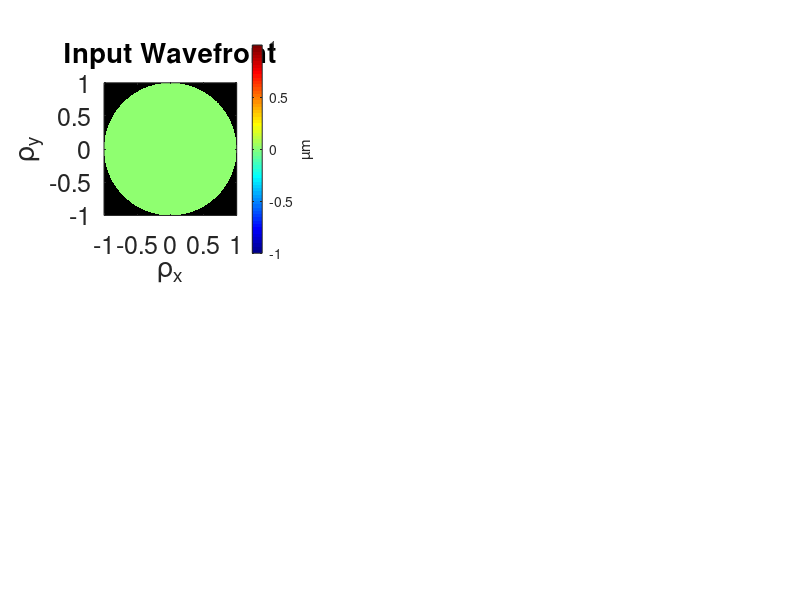

Recreate this plot in MATLAB. (Note: this script raises an error after producing the figure.)
clear all
clf
cla

set(gcf, 'Position', [100, 100, 1700, 800]);

x = linspace(-1, 1,1000);
y = linspace(-1,1,1000);

[XX YY] = meshgrid(x,y);

mask = (XX).^2 + (YY).^2 <= 1;

%% Input
% Zernike 14 coefficients (Piston ignored)
coef = [
0	0
0	0
0	0
0	0
0	0
0	0
0	0
0	0
0	0
0	0
0	0
0	0
0	0
0	0
];

coef_in = coef(:,1);

coef_out = coef(:,2);
    
PM_in(:,:,1) = XX;
PM_in(:,:,2) = YY;
PM_in(:,:,3) = 2*XX.*YY;
PM_in(:,:,4) = -1 + 2*YY.^2 + 2*XX.^2;
PM_in(:,:,5) = YY.^2 - XX.^2;
PM_in(:,:,6) = 3*XX.*YY.^2 - XX.^3;
PM_in(:,:,7) = -2*XX + 3*XX.*YY.^2 + 3*XX.^3;
PM_in(:,:,8) = -2*YY + 3*YY.^3 + 3*XX.^2*YY;
PM_in(:,:,9)= YY.^3 - 3*XX.^2.*YY;
PM_in(:,:,10)= 4*YY.^3.*XX - 4*XX.^3.*YY;
PM_in(:,:,11)= -6*XX.*YY + 8*YY.^3.*XX + 8*XX.^3.*YY;
PM_in(:,:,12)= 1 - 6*YY.^2 - 6*XX.^2 + 6*YY.^4 + 12*XX.^2*YY.^2 + 6*XX.^4;
PM_in(:,:,13)= -3*YY.^2 + 3*XX.^2 + 4*YY.^4 - 4*XX.^2.*YY.^2 - 4*XX.^4;
PM_in(:,:,14)= YY.^4 - 6*XX.^2.*YY.^2 + 4*XX.^4;

Wm_without_tilt_in = zeros(1000, 1000, 12);

for i = 3:length(coef_out)
    Wm_without_tilt_in(:,:,i-2) = PM_in(:,:,i)*coef_in(i);
end

Wm_in = sum(Wm_without_tilt_in,3);
%Piston = mean(Wm_without_tilt_in,'all');
Piston = (max(Wm_in(:)) + min(Wm_in(:)))/2;
Wm_in = Wm_in -ones(length(XX))*Piston;
masked_Wm_in = Wm_in.* mask;
masked_Wm_in(mask == 0) = NaN;

% Create the subplot
subplot(2,3,1)
imagesc(x,y,masked_Wm_in)
axis xy
axis square
xlabel('\rho_x')
ylabel('\rho_y')
zlabel('µm')
title('Input Wavefront')
set(gca, 'FontSize', 18)
c = colorbar;
ylabel(c, 'µm')
colormap(jet)
caxis([min(masked_Wm_in(:)), max(masked_Wm_in(:))]);


% 
% 
% % subplot(1,3,1)
% % surfc(XX,YY,masked_Wm_in,'EdgeColor','none','LineStyle','-','LineWidth',3)
% % 
% % axis xy
% % axis square
% % xlabel('\rho_x')
% % ylabel('\rho_y')
% % zlabel('z [µm]')
% % title('Reconstructed Wavefront')
% % set(gca, 'FontSize', 10)
% % d = colorbar;
% % ylabel(d, 'µm')
% % colormap(jet)
% 
%% Output

PM_out(:,:,1) = XX;
PM_out(:,:,2) = YY;
PM_out(:,:,3) = 2*XX.*YY;
PM_out(:,:,4) = -1 + 2*YY.^2 + 2*XX.^2;
PM_out(:,:,5) = YY.^2 - XX.^2;
PM_out(:,:,6) = 3*XX.*YY.^2 - XX.^3;
PM_out(:,:,7) = -2*XX + 3*XX.*YY.^2 + 3*XX.^3;
PM_out(:,:,8) = -2*YY + 3*YY.^3 + 3*XX.^2*YY;
PM_out(:,:,9)= YY.^3 - 3*XX.^2.*YY;
PM_out(:,:,10)= 4*YY.^3.*XX - 4*XX.^3.*YY;
PM_out(:,:,11)= -6*XX.*YY + 8*YY.^3.*XX + 8*XX.^3.*YY;
PM_out(:,:,12)= 1 - 6*YY.^2 - 6*XX.^2 + 6*YY.^4 + 12*XX.^2*YY.^2 + 6*XX.^4;
PM_out(:,:,13)= -3*YY.^2 + 3*XX.^2 + 4*YY.^4 - 4*XX.^2.*YY.^2 - 4*XX.^4;
PM_out(:,:,14)= YY.^4 - 6*XX.^2.*YY.^2 + 4*XX.^4;

Wm_without_tilt_out = zeros(1000, 1000, 12);

for i = 3:length(coef_out)
    Wm_without_tilt_out(:,:,i-2) = PM_out(:,:,i)*coef_out(i);
end

Wm_out = sum(Wm_without_tilt_out,3);
Piston_out = (max(Wm_out(:)) + min(Wm_out(:)))/2;
Wm_out = Wm_out -ones(length(XX)).*Piston;
masked_Wm_out = Wm_out.* mask;
masked_Wm_out(mask == 0) = NaN;

% Create the subplot
subplot(2,3,2)
imagesc(x,y,masked_Wm_out)
axis xy
axis square
xlabel('\rho_x')
ylabel('\rho_y')
zlabel('µm')
title('Reconstructed Wavefront')
set(gca, 'FontSize', 18)
c = colorbar;
ylabel(c, 'µm')
colormap(jet)
caxis([min(masked_Wm_in(:)), max(masked_Wm_in(:))]);

%% Residual
residual = masked_Wm_in - masked_Wm_out;
subplot(2,3,3)
imagesc(x,y,residual)
axis xy
axis square
xlabel('\rho_x')
ylabel('\rho_y')
zlabel('µm')
title('Residual Wavefront')
set(gca, 'FontSize', 18)
c = colorbar;
ylabel(c, 'µm')
colormap(jet)
caxis([min(masked_Wm_in(:)), max(masked_Wm_in(:))]);

% surface plot - Input
subplot(2,3,4)

surfc(XX,YY,masked_Wm_in,'EdgeColor','none','LineStyle','-','LineWidth',3)

axis xy
axis square
xlabel('\rho_x')
ylabel('\rho_y')
zlabel('z [µm]')
title('Input Wavefront')
set(gca, 'FontSize', 18)
c = colorbar;
ylabel(c, 'µm')
colormap(jet)
caxis([min(masked_Wm_in(:)), max(masked_Wm_in(:))]);

% subplot reconstructed
subplot(2,3,5)

surfc(XX,YY,masked_Wm_out,'EdgeColor','none','LineStyle','-','LineWidth',3)

axis xy
axis square
xlabel('\rho_x')
ylabel('\rho_y')
zlabel('z [µm]')
title('Reconstructed Wavefront')
set(gca, 'FontSize', 18)
c = colorbar;
ylabel(c, 'µm')
colormap(jet)
caxis([min(masked_Wm_in(:)), max(masked_Wm_in(:))]);

% subplot residual
subplot(2,3,6)

surfc(XX,YY,residual,'EdgeColor','none','LineStyle','-','LineWidth',3)

axis xy
axis square
xlabel('\rho_x')
ylabel('\rho_y')
zlabel('z [µm]')
title('Residual Wavefront')
set(gca, 'FontSize', 18)
c = colorbar;
ylabel(c, 'µm')
%zlim([min(masked_Wm_in(:)), max(masked_Wm_in(:))]);
colormap(jet)
caxis([min(masked_Wm_in(:)), max(masked_Wm_in(:))]);